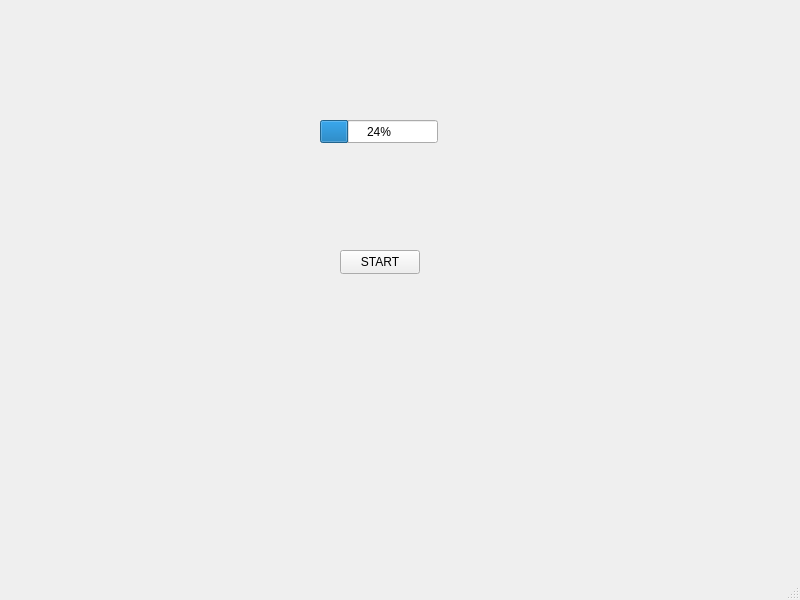
<?xml version="1.0" encoding="UTF-8"?>
<ui version="4.0">
 <class>MainWindow</class>
 <widget class="QMainWindow" name="MainWindow">
  <property name="geometry">
   <rect>
    <x>0</x>
    <y>0</y>
    <width>800</width>
    <height>600</height>
   </rect>
  </property>
  <property name="windowTitle">
   <string>MainWindow</string>
  </property>
  <widget class="QWidget" name="centralwidget">
   <widget class="QProgressBar" name="progressBar">
    <property name="geometry">
     <rect>
      <x>320</x>
      <y>120</y>
      <width>118</width>
      <height>23</height>
     </rect>
    </property>
    <property name="value">
     <number>24</number>
    </property>
   </widget>
   <widget class="QPushButton" name="pushButton">
    <property name="geometry">
     <rect>
      <x>340</x>
      <y>250</y>
      <width>80</width>
      <height>24</height>
     </rect>
    </property>
    <property name="text">
     <string>START</string>
    </property>
   </widget>
  </widget>
  <widget class="QMenuBar" name="menubar">
   <property name="geometry">
    <rect>
     <x>0</x>
     <y>0</y>
     <width>800</width>
     <height>21</height>
    </rect>
   </property>
  </widget>
  <widget class="QStatusBar" name="statusbar"/>
 </widget>
 <resources/>
 <connections/>
</ui>
